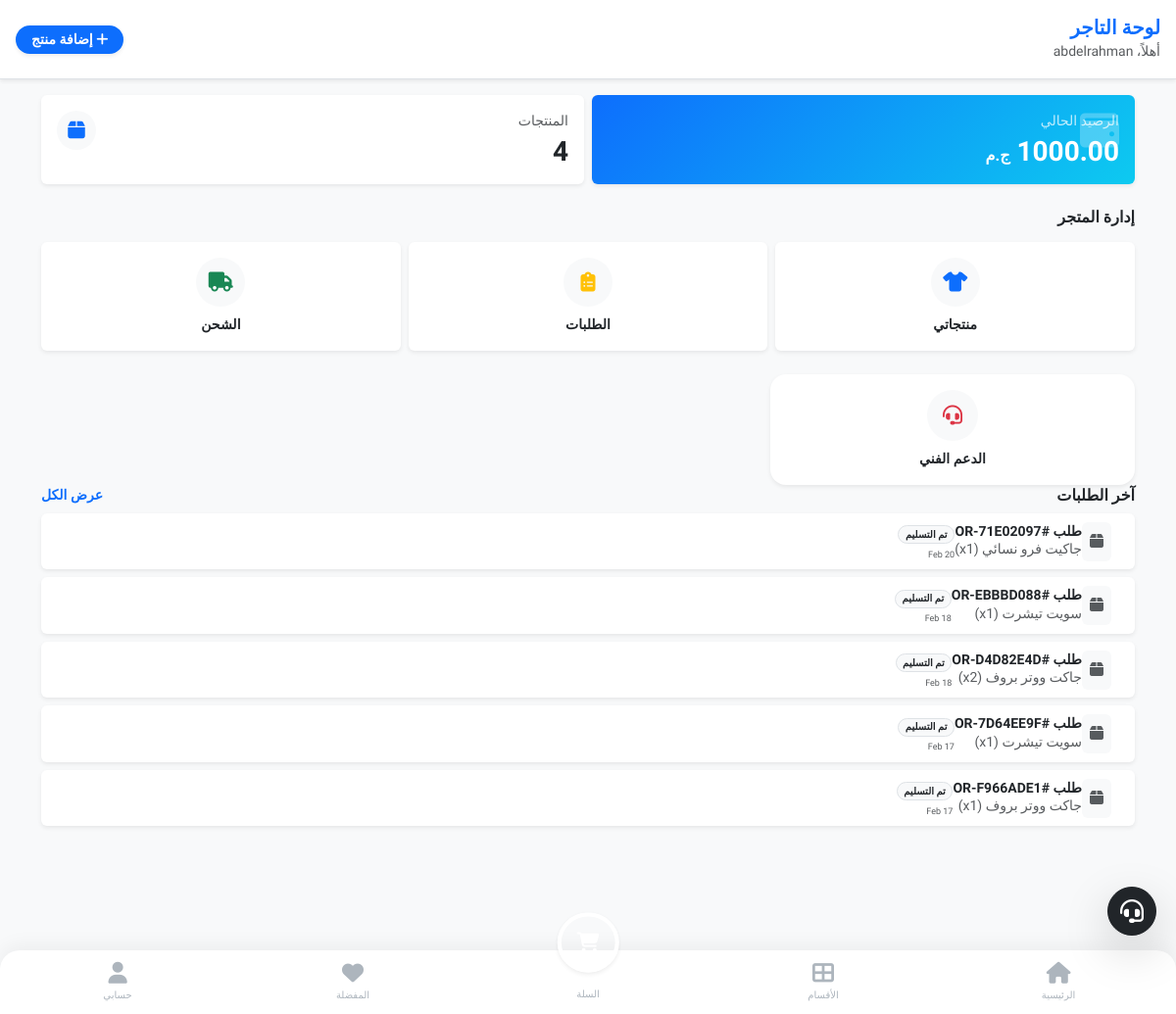
The app's page /merchant/ (signed in), older data.
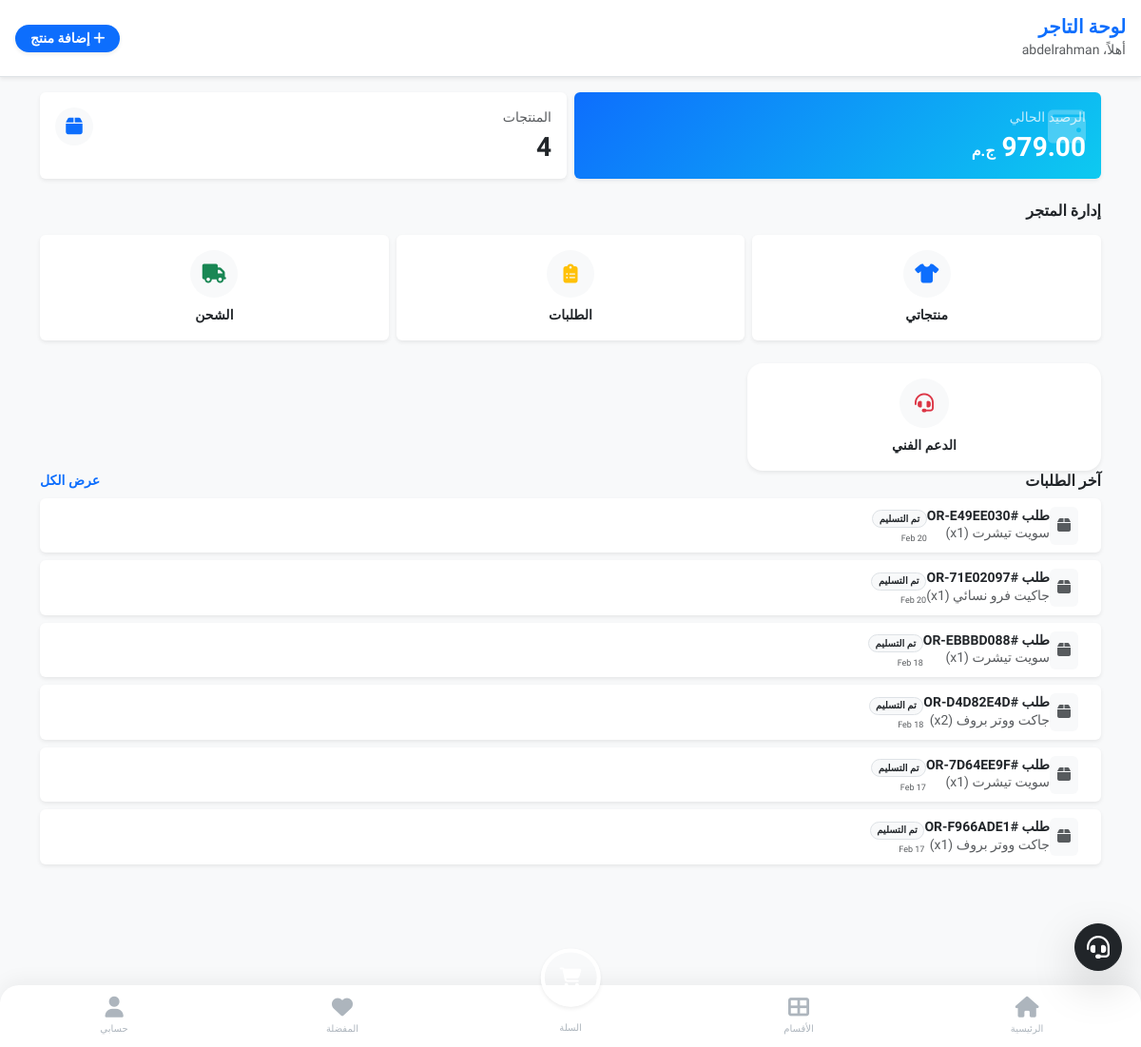
The same page, newer data.
### store/models.py (models this page shows, shortened)
class Wallet(models.Model):
    merchant = models.OneToOneField(MerchantProfile, on_delete=models.CASCADE, related_name='wallet')
    balance = models.DecimalField(max_digits=12, decimal_places=2, default=0.00, verbose_name="الرصيد الحالي")
    updated_at = models.DateTimeField(auto_now=True)
    pending_balance = models.DecimalField(max_digits=12, decimal_places=2, default=0.00, verbose_name="رصيد معلق")

class OrderItem(models.Model):
    order = models.ForeignKey(Order, on_delete=models.CASCADE, related_name='items')
    product_size = models.ForeignKey(ProductSize, on_delete=models.PROTECT, verbose_name="المنتج (المقاس)")
    quantity = models.PositiveIntegerField(default=1, verbose_name="الكمية")
    commission = models.DecimalField(max_digits=10, decimal_places=2, default=0.00, verbose_name="عمولة المنصة")
    price_at_purchase = models.DecimalField(max_digits=10, decimal_places=2, verbose_name="السعر وقت الشراء", blank=True, null=True)
    merchant = models.ForeignKey(MerchantProfile, on_delete=models.PROTECT, verbose_name="التاجر", blank=True, null=True)

class Order(models.Model):
    class Status(models.TextChoices):
        CART = "CART",
        WAITING_PAYMENT = "WAITING_PAYMENT", "بانتظار الدفع" # <--- جديد
        PENDING = "PENDING", "قيد الانتظار"
        APPROVED = "APPROVED", "تم التأكيد"
        SHIPPED = "SHIPPED", "تم الشحن"
        DELIVERED = "DELIVERED", "تم التسليم"
        RETURNED = "RETURNED", "مرتجع"
        CANCELLED = "CANCELLED", "ملغي"
    order_id = models.CharField(max_length=20, unique=True, editable=False, verbose_name="رقم الطلب")
    customer = models.ForeignKey(settings.AUTH_USER_MODEL, on_delete=models.PROTECT, related_name='orders', verbose_name="العميل")
    is_confirmed_by_customer = models.BooleanField(null=True, blank=True, verbose_name="تأكيد العميل")
    rejection_reason = models.TextField(blank=True, null=True, verbose_name="سبب الرفض")
    rating = models.PositiveIntegerField(default=0, verbose_name="التقييم (1-5)")
    merchant = models.ForeignKey(MerchantProfile, on_delete=models.PROTECT, null=True, blank=True, related_name='merchant_orders')    # تفاصيل العنوان (يتم حفظها كنص لضمان عدم تغيرها في السجلات التاريخية)
    shipping_address = models.TextField(verbose_name="عنوان الشحن")
    shipping_phone = models.CharField(max_length=15, verbose_name="رقم التواصل")
    total_products_price = models.DecimalField(max_digits=10, decimal_places=2, default=0, verbose_name="إجمالي المنتجات")
    shipping_cost = models.DecimalField(max_digits=10, decimal_places=2, default=0, verbose_name="تكلفة الشحن")
    platform_fees = models.DecimalField(max_digits=10, decimal_places=2, default=0, verbose_name="رسوم المنصة") # 3 EGP + 2.75%
    final_total = models.DecimalField(max_digits=10, decimal_places=2, default=0, verbose_name="الإجمالي النهائي")
    status = models.CharField(max_length=20, choices=Status.choices, default=Status.PENDING, verbose_name="حالة الطلب")
    created_at = models.DateTimeField(auto_now_add=True, verbose_name="تاريخ الطلب")
    governorate = models.ForeignKey(Governorate, on_delete=models.SET_NULL, null=True, blank=True, verbose_name="المحافظة")
    is_first_order = models.BooleanField(default=False, verbose_name="أول طلب (شحن مجاني)")
    class PaymentMethod(models.TextChoices):
        COD = "COD", "الدفع عند الاستلام"
        ONLINE = "ONLINE", "دفع إلكتروني (Paymob)"
    payment_method = models.CharField(max_length=10, choices=PaymentMethod.choices, default=PaymentMethod.COD, verbose_name="طريقة الدفع")

class ProductSize(models.Model):
    product = models.ForeignKey(Product, on_delete=models.CASCADE, related_name='variations') # غيرنا الاسم لـ variations ليكون أدق
    size_label = models.CharField(max_length=10, verbose_name="المقاس") # S, M, L
    color_label = models.CharField(max_length=30, verbose_name="اللون", default="Standard") # أحمر، أزرق
    stock_quantity = models.PositiveIntegerField(default=0, verbose_name="الكمية المتاحة")

class Product(models.Model):
    category = models.ForeignKey(Category, on_delete=models.SET_NULL, null=True, blank=True, related_name='products', verbose_name="القسم")
    merchant = models.ForeignKey(MerchantProfile, on_delete=models.CASCADE, related_name='products')
    name = models.CharField(max_length=200, verbose_name="اسم المنتج")
    description = models.TextField(verbose_name="وصف المنتج")
    base_price = models.DecimalField(max_digits=10, decimal_places=2, verbose_name="السعر الأساسي")
    image = models.ImageField(upload_to='products/', verbose_name="صورة المنتج الرئيسية")
    shipping_fee = models.DecimalField(max_digits=10, decimal_places=2, default=0, verbose_name="مصاريف الشحن")
    is_active = models.BooleanField(default=False, verbose_name="مفعل (موافقة المشرف)")
    created_at = models.DateTimeField(auto_now_add=True)
    commission_pct = models.DecimalField(
        max_digits=5, decimal_places=2, default=10.00,
        verbose_name="نسبة عمولة المنصة (%)"
    )

### merchant_panel/views.py (the view)
# urls.py: path('', views.dashboard, name='merchant_dashboard'),
@login_required
def dashboard(request):
    if not is_merchant(request.user):
        return redirect('home') # أو صفحة خطأ
    merchant = request.user.merchant_profile
    total_products = Product.objects.filter(merchant=merchant).count()
    try:
        balance = merchant.wallet.balance
    except:
        balance = 0
    recent_items = OrderItem.objects.filter(
        product_size__product__merchant=request.user.merchant_profile
    ).exclude(
        order__status__in=['CART', 'WAITING_PAYMENT'] # نكتب النصوص مباشرة أو Order.Status.CART
    ).order_by('-order__created_at')
    return render(request, 'merchant/dashboard.html', {
        'total_products': total_products,
        'balance': balance,
        'recent_items': recent_items
    })

### merchant_panel/views.py (called while the page is built)
def is_merchant(user):
    return user.role == User.Role.MERCHANT and hasattr(user, 'merchant_profile') and user.merchant_profile.is_approved

### store/context_processors.py (called while the page is built)
def site_settings(request):
    settings = SiteSetting.objects.first()
    return {'site_settings': settings}

### templates/merchant/dashboard.html (shortened to what the changed rows need)
{% extends 'base.html' %}
{% block content %}
<div class="container py-3 mb-5">
    <div class="row g-2 mb-4">
        <div class="col-6">
            <a href="{% url 'merchant_wallet' %}" class="text-decoration-none">
                <div class="card border-0 shadow-sm text-white p-3 h-100 position-relative overflow-hidden"
                     style="background: linear-gradient(135deg, #0d6efd, #0dcaf0);">
                    <i class="fas fa-wallet fs-1 mb-2 position-absolute top-0 end-0 p-3 opacity-25"></i>
                    <small class="opacity-75 d-block mb-1">الرصيد الحالي</small>
                    <h3 class="fw-bold mb-0">{{ balance }} <span class="fs-6">ج.م</span></h3>
                </div>
            </a>
        </div>
    </div>
    {% for item in recent_items %}
    <div class="card border-0 shadow-sm mb-2 p-2 d-flex flex-row align-items-center bg-white">
        <div class="bg-light rounded p-2 me-3">
            <i class="fas fa-box text-muted"></i>
        </div>
        <div>
            <h6 class="fw-bold mb-0 small text-dark">طلب #{{ item.order.order_id }}</h6>
            <small class="text-muted d-block">{{ item.product_size.product.name }} (x{{ item.quantity }})</small>
        </div>
        <div class="ms-auto text-end">
            <span class="badge bg-light text-dark border rounded-pill" style="font-size: 10px;">{{ item.order.get_status_display }}</span>
            <small class="d-block text-muted mt-1" style="font-size: 9px;">{{ item.order.created_at|date:"d M" }}</small>
        </div>
    </div>
    {% empty %}
    <div class="text-center py-4 bg-white rounded-3 shadow-sm border border-light">
        <i class="fas fa-inbox fa-2x text-muted opacity-25 mb-2"></i>
        <p class="text-muted small m-0">لا توجد طلبات حديثة.</p>
    </div>
    {% endfor %}
</div>
{% endblock %}

Row changes from the older to the newer data that the page shows:
changed Wallet: balance "1000.00" → "979.00"
added OrderItem: order.order_id "OR-E49EE030", product_size.product.name "سويت تيشرت", quantity "1", order.status "تم التسليم", order.created_at "20 Feb"
